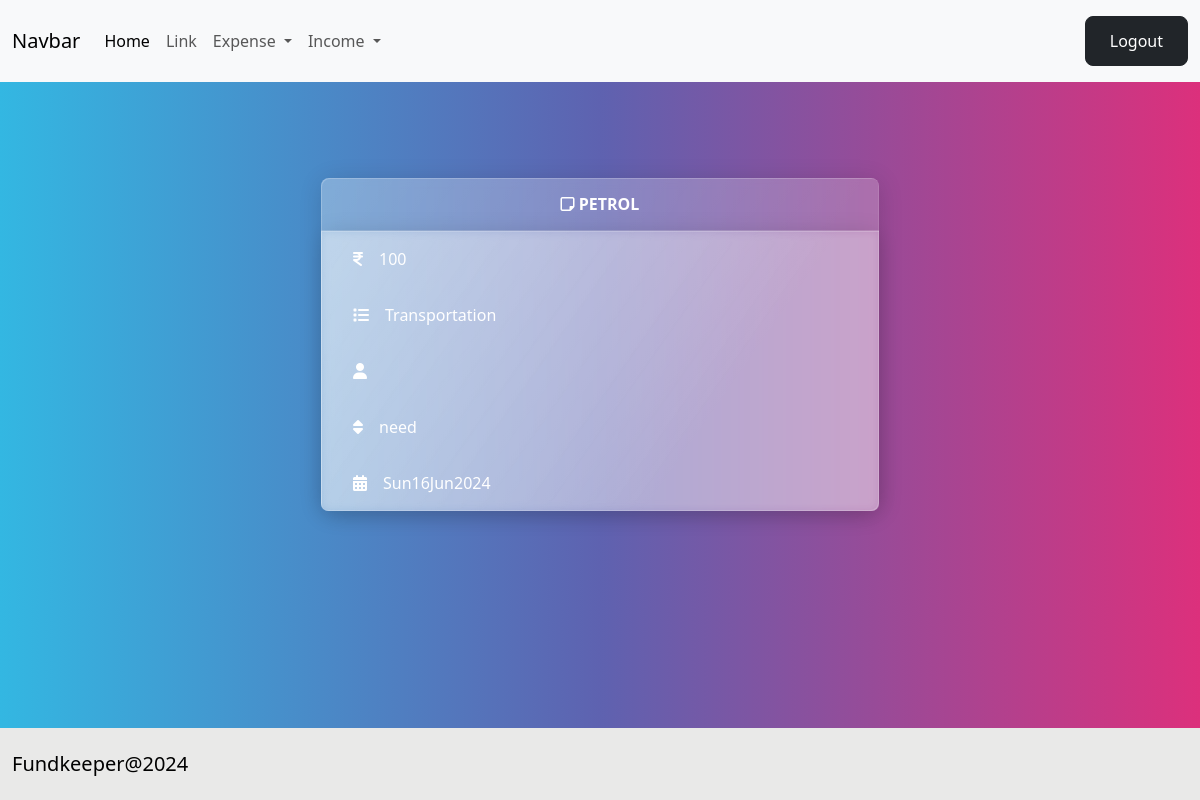
The app's page /expense/21 (signed in) with its own data.
### budget/models.py (models this page shows, shortened)
class Expense(models.Model):
    title=models.CharField(max_length=200)
    amount=models.IntegerField()
    expense_categories=(
        ("Housing","Housing"),
        ("Transportation","Transportation"),
        ("Food","Food"),
        ("Health","Health"),
        ("Entertainment","Entertainment"),
        ("DebtPayments","Debt Payments"),
        ("PersonalCare","Personal Care"),
        ("Education","Education"),
        ("Savings","Savings"),
        ("Miscellaneous","Miscellaneous"),
    )
    category=models.CharField(max_length=200,choices=expense_categories,default="Miscellaneous")
    user_object=models.ForeignKey(User,on_delete=models.CASCADE)
    created_date=models.DateTimeField(auto_now_add=True)
    priority_options=(
        ("need","need"),
        ("want","want")
    )
    priority=models.CharField(max_length=200,choices=priority_options,default="need")

### budget/views.py (the view)
# urls.py: path('expense/<int:pk>',views.ExpenseDetailView.as_view(),name='expense-detail'),
@method_decorator(Sigin_required,name="dispatch")
class ExpenseDetailView(View):
    def get(self,request,*args, **kwargs):
        id=kwargs.get("pk")
        qs=Expense.objects.get(id=id)
        return render(request,'expense_detail.html',{"form":qs})

### budget/templates/expense_detail.html
{%extends 'base.html'%}
{%block main_block%}
<div class="container d-flex justify-content-center">
    <div class="card w-50 mt-5 mb-5" style="width: 18rem;">
        <div class="card-header text-center">
            <i class="fa-regular fa-note-sticky"></i>
            {{form.title|upper}}
        </div>
        <ul class="list-group list-group-flush">
            <li class="list-group-item"><i class="fa-solid fa-indian-rupee-sign me-2"></i>{{form.amount}}</li>
            <li class="list-group-item"><i class="fa-solid fa-list me-2"></i>{{form.category}}</li>
            <li class="list-group-item"><i class="fa-solid fa-user me-2"></i>{{form.owner}}</li>
            <li class="list-group-item"><i class="fa-solid fa-sort me-2"></i>{{form.priority}}</li>
            <li class="list-group-item"><i class="fa-solid fa-calendar-days me-2"></i>{{form.created_date|date:"DdMY"}}</li>
        </ul>
    </div>
</div>
{%endblock%}

### records on screen
Expense: title "PETROL", amount "100", category "Transportation", priority "need", created_date "Sun16Jun2024"
